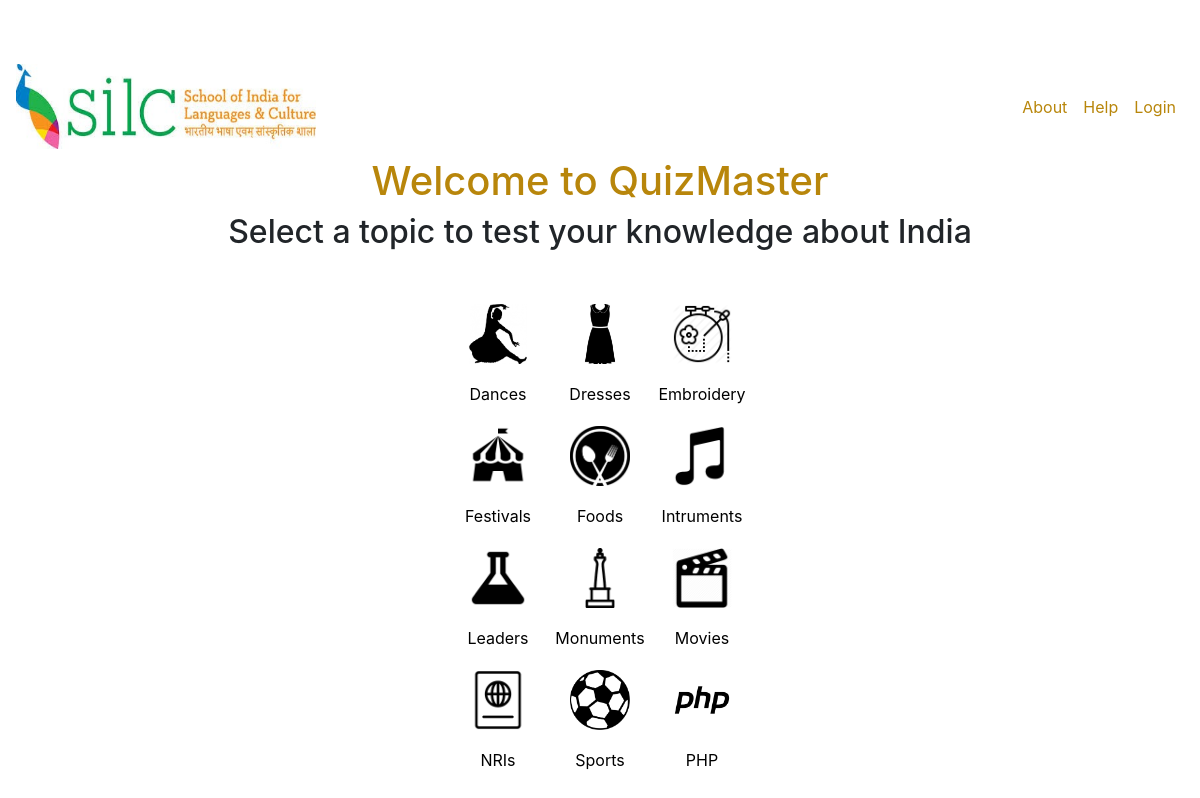
The page / on the database its author committed.
### tables this page shows
CREATE TABLE `topics` (
  `order` int(50) NOT NULL,
  `topic` varchar(50) NOT NULL,
  `image_name` varchar(50) NOT NULL
);

### index.php (the view, shortened to what this page needs)
<?php
require 'db_configuration.php';
include('header.php');
?>
<html>
    <head>
    </head>
    <body>
    <h1 id = "title2">Welcome to QuizMaster</h1>
    <h2 id = "directions">Select a topic to test your knowledge about India</h2><br>
    <?php
    $sql1 = "SELECT `value` FROM `preferences` WHERE `name`= 'NO_OF_TOPICS_PER_ROW'";
    $sql2 = "SELECT `topic` FROM `topics`";
    $sql3 = "SELECT `image_name` FROM `topics`";
    $results1 = mysqli_query($db,$sql1);
    $results2 = mysqli_query($db,$sql2);
    $results3 = mysqli_query($db,$sql3);
    if(mysqli_num_rows($results1)>0){
        while($row = mysqli_fetch_assoc($results1)){
            $column[] = $row;
        }
    }
    if(mysqli_num_rows($results2)>0){
        while($row = mysqli_fetch_assoc($results2)){
            $topics[] = $row;
        }
    }
    if(mysqli_num_rows($results3)>0){
        while($row = mysqli_fetch_assoc($results3)){
            $pics[] = $row;
        }
    }
    $columns = $column[0]['value'];
    $count= count($topics);
    echo "<table id = 'table_2'>
    ";
    echo "<tr>";
    for($a=0;$a<$count;$a){
        for($b=0;$b<$columns;$b++){
            if($a>=$count){
                break;
            }else{
        $topic = $topics[$a]['topic'];
        $pic = $pics[$a]['image_name'];
        echo "
        <td>
            <a href = 'display_quiz.php?topic=$topic' title = $topic>
                <image class = 'image' src = Images/index_images/$pic></image>
                <div id = 'title'>$topic</div>
            </a>
        </td>";
        $a++;
            }
        }
    echo "</tr>";
    }
    echo"</table>";
    ?>
    </body>
</html>

### CSS/publishersdb.css (style rules this page uses)
body { padding-top: 54px; }
@media (min-width: 992px) { body { padding-top: 56px; } }
img { transition:transform 0.25s ease; }

### index.php (style rules this page uses)
.image { width: 100px; height: 100px; padding: 20px 20px 20px 20px; transition: transform .2s; }
#table_2 { margin-left: auto; margin-right: auto; }
#directions { text-align: center; }
#title { color: black; text-align: center; }
a:visited, a:link, a:active { text-decoration: none; }
#title2 { text-align: center; color: darkgoldenrod; }

### rows shown on the page
topics: image_name (picture), topic "Dances"
topics: image_name (picture), topic "Dresses"
topics: image_name (picture), topic "Embroidery"
topics: image_name (picture), topic "Festivals"
topics: image_name (picture), topic "Foods"
topics: image_name (picture), topic "Intruments"
topics: image_name (picture), topic "Leaders"
topics: image_name (picture), topic "Monuments"
topics: image_name (picture), topic "Movies"
topics: image_name (picture), topic "NRIs"
topics: image_name (picture), topic "Sports"
topics: image_name (picture), topic "PHP"
